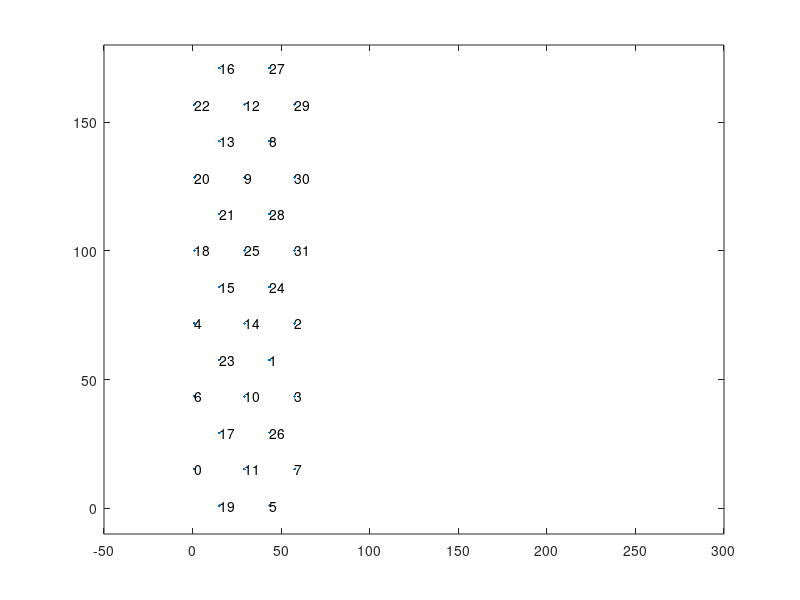

This figure's MATLAB source:
%% prep for making 64 channel map 
% directionality:
%   starting in the bottom left corner, going up the column, up the next,
%   etc etc. 
%   start everything at (1,1) 
%   um scale
%
% ALP 9/11/2020

% to use: copy expressions into kilosort 


%% x coords
%   contacts are in squares of 20um sides so distance horizontally in each row
%   is a^2+b^2 = c^2 -> sqrt(20^2+20^2) = sqrt(800)
%   max distance is 3 contacts/row so max distance is sqrt(800)*2
%   knowing evenly spaced distance between each is sqrt(800)*2/4 or
%   sqrt(800)/2

x = [ ...
    ones(6,1); ...
    sqrt(800)/2+ones(7,1); sqrt(800)/2*2+ones(6,1); ...
    sqrt(800)/2*3+ones(7,1); sqrt(800)/2*4+ones(6,1); ... %end shank 1
    ];

%unwrapped for copying
% [ones(6,1); sqrt(800)/2+ones(7,1); sqrt(800)/2*2+ones(6,1); sqrt(800)/2*3+ones(7,1); sqrt(800)/2*4+ones(6,1); 200+ones(6,1); 200+sqrt(800)/2+ones(7,1); 200+sqrt(800)/2*2+ones(6,1); 200+sqrt(800)/2*3+ones(7,1); 200+sqrt(800)/2*4+ones(6,1)]

%% y coords
%   contacts are in 13 rows with length of 170um
%   so each row is 170/12 um apart from each other

y = [ ...
    1+(170/12):170/12*2:171-(170/12) 1:170/12*2:170+1 ...
    1+(170/12):170/12*2:171-(170/12) 1:170/12*2:170+1 ...
    1+(170/12):170/12*2:171-(170/12) ... %end shank 1
     ];

%unwrapped for copying
%[1+(170/12):170/12*2:171-(170/12) 1:170/12*2:170+1 1+(170/12):170/12*2:171-(170/12) 1:170/12*2:170+1 1+(170/12):170/12*2:171-(170/12) 1+(170/12):170/12*2:171-(170/12) 1:170/12*2:170+1 1+(170/12):170/12*2:171-(170/12) 1:170/12*2:170+1 1+(170/12):170/12*2:171-(170/12)]

%% plot to check
% looks good ALP 9/11/2020

plot(x,y, '.')
ylim([-10 180])
xlim([-50 300])

%% k coords
%currently unused by kilosort2, per the issues section it seems that if the
%channels are sufficiently far apart it wont use them together, read the
%issues section for more details

kcoords = [1*ones(32,1)] ;

%% channel map
%from my intan channel mapping, following the same order I made the
%coordinates in, starting from bottom left of shank 1, working up and then
%up the next column. start at bottom left of shank 2 as well

%!!!!!!!!!!!!!!This is specifically to deal with the day that I did not have Port C
%enabled, and thus was only using Shank2

% chmapShank1 = [ ...
%     24 28 29 0 1 2 ...
%     26 5 30 7 3 23 4 ...
%     21 20 6 17 19 22 ...
%     12 14 8 16 10 18 15 ...
%     31 25 27 13 11 9 ...
%     ]; %end shank 1

chmapShank2 = [ ...
    0 6 4 18 20 22 ...
    19 17 23 15 21 13 16 ...
    11 10 14 25 9 12 ...
    5 26 1 24 28 8 27 ...
    7 3 2 31 30 29 ...
    ]; %end shank 2

chmap = [chmapShank2];
chmap = chmap+1; %1 based

%evaluated the above and copied the result:
%this is different than the 2 shank version in that this one shank version
%has Shank2 starting at 1, since the raw data file has 32 rows, and I need
%to index into them with the correct geometry
chmapfinal = [1,7,5,19,21,23,20,18,24,16,22,14,17,12,11,15,26,10,13,6,27,2,25,29,9,28,8,4,3,32,31,30];
    

%plot to check again

for c = 1:length(chmapfinal)
    text(x(c),y(c),num2str(chmapfinal(c)-1)) 
end